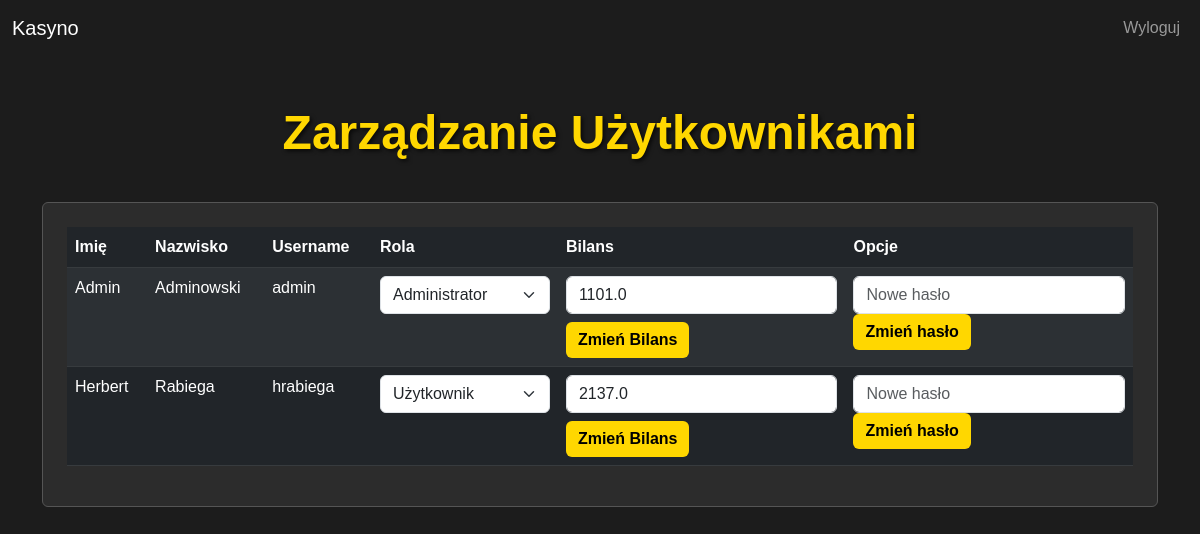
The app's page /admin_users, older data.
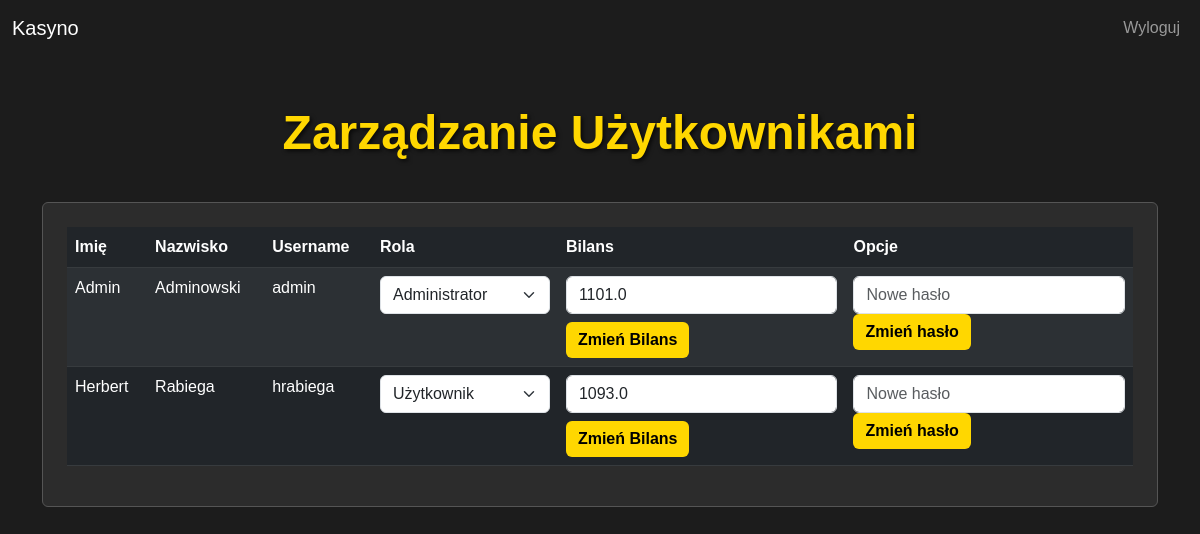
The same page, newer data.
### main.py (models this page shows)
class User(db.Model):
    id = db.Column(db.Integer, primary_key=True)
    first_name = db.Column(db.String(100), nullable=False)
    last_name = db.Column(db.String(100), nullable=False)
    username = db.Column(db.String(50), unique=True, nullable=False)
    password = db.Column(db.String(50), nullable=False)
    balance = db.Column(db.Float, default=0.0)
    birth_date = db.Column(db.Date, nullable=False)
    role = db.Column(db.String(10), default='user')  # user or admin

### main.py (the view)
@app.route('/admin_users')
def admin_users():
    users = User.query.all()
    return render_template('admin_users.html', users=users)

### main.py (called while the page is built, shortened)
@app.before_request
def setup_database():
    db.create_all()

### templates/admin_users.html (shortened to what this page needs)
<!DOCTYPE html>
<html lang="en">
<head>
    <link href="https://cdn.jsdelivr.net/npm/bootstrap@5.3.0-alpha1/dist/css/bootstrap.min.css" rel="stylesheet">
</head>
<body>
    <nav class="navbar navbar-expand-lg navbar-dark">
        <div class="container-fluid">
            <a class="navbar-brand" href="/casino">Kasyno</a>
            <ul class="navbar-nav ms-auto">
                <li class="nav-item">
                    <a class="nav-link" href="/logout">Wyloguj</a>
                </li>
            </ul>
        </div>
    </nav>
    <div class="container mt-5">
        <h1 class="text-center">Zarządzanie Użytkownikami</h1>
        <div class="card p-4">
            <table class="table table-dark table-striped">
                <thead>
                    <tr>
                        <th>Imię</th>
                        <th>Nazwisko</th>
                        <th>Username</th>
                        <th>Rola</th>
                        <th>Bilans</th>
                        <th>Opcje</th>
                    </tr>
                </thead>
                <tbody>
                    {% for user in users %}
                    <tr>
                        <td>{{ user.first_name }}</td>
                        <td>{{ user.last_name }}</td>
                        <td>{{ user.username }}</td>
                        <td>
                            <form action="/change_role/{{ user.id }}" method="POST">
                                <select name="role" class="form-select" onchange="this.form.submit()">
                                    <option value="user" {% if user.role == 'user' %} selected {% endif %}>Użytkownik</option>
                                    <option value="admin" {% if user.role == 'admin' %} selected {% endif %}>Administrator</option>
                                </select>
                            </form>
                        </td>
                        <td>
                            <form action="/change_balance/{{ user.id }}" method="POST">
                                <input type="number" class="form-control" name="balance" value="{{ user.balance }}" step="0.01" min="0" required>
                                <button type="submit" class="btn btn-primary mt-2">Zmień Bilans</button>
                            </form>
                        </td>
                        <td>
                            <form action="{{ url_for('change_password_user', user_id=user.id) }}" method="POST">
                                <input type="password" name="new_password" class="form-control" required placeholder="Nowe hasło">
                                <button type="submit" class="btn btn-primary">Zmień hasło</button>
                            </form>
                        </td>
                    </tr>
                    {% endfor %}
                </tbody>
            </table>
        </div>
    </div>
</body>
</html>

### templates/admin_users.html (style rules this page uses)
body { background-color: #1c1c1c; color: #f5f5f5; font-family: 'Arial', sans-serif; }
h1 { color: gold; text-shadow: 2px 2px 4px rgba(0, 0, 0, 0.7); font-size: 48px; font-weight: bold; margin-bottom: 40px; }
.card { background-color: #2c2c2c; border: 1px solid #555; }
.table thead { background-color: #333; }
.btn-primary { background-color: gold; border: none; color: black; font-weight: bold; }

Row changes from the older to the newer data that the page shows:
changed User "Herbert": balance "2137.0" → "1093.0"
